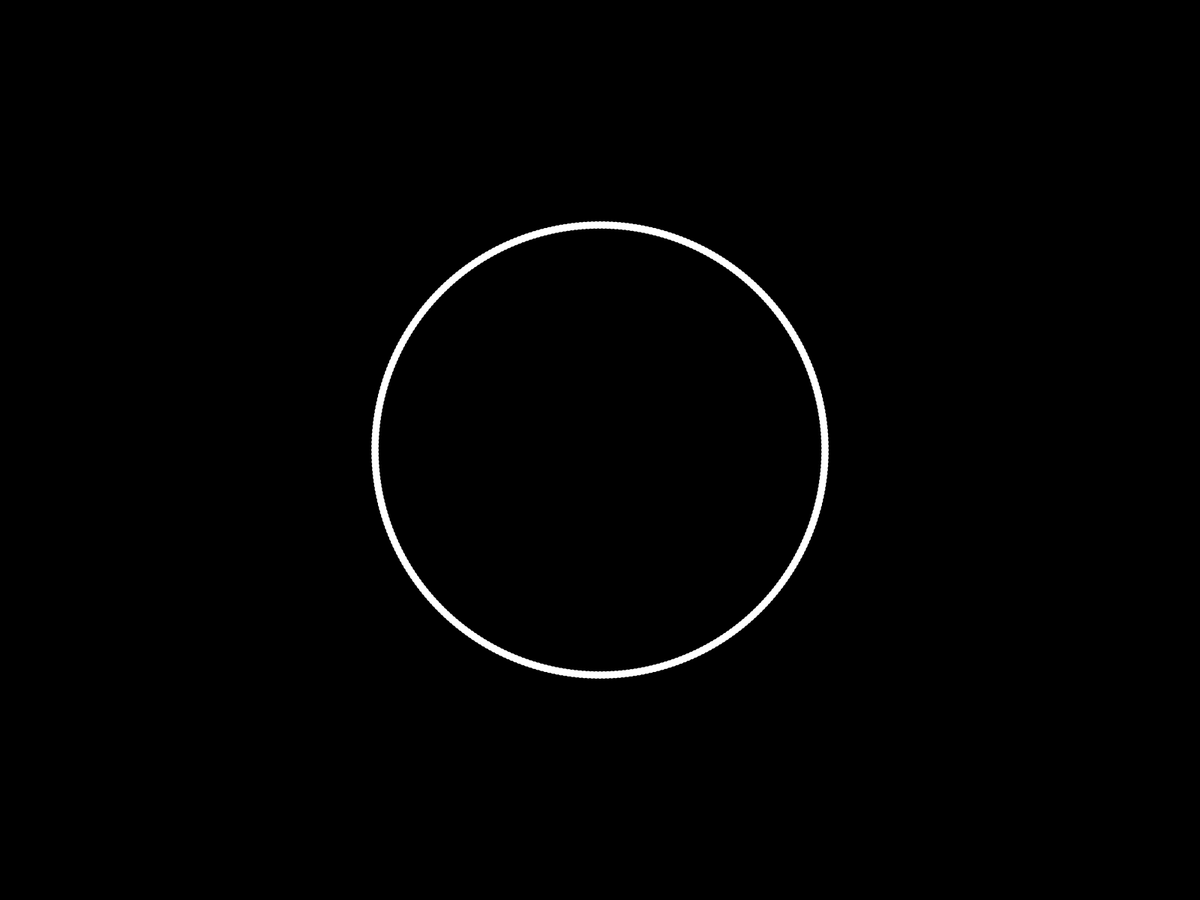
Frame 1 (no input)
Frame 60 (the mouse pressed at the canvas centre just before this capture): identical to frame 1, image omitted
Frame 120 (the mouse held since frame 60 and released just before this capture): identical to frame 1, image omitted

The Processing sketch that drew this single still picture (run headless with seeded random() and noise(); from frame 60 on, the mouse is pressed at the canvas centre):

// Processing sketch: demo1
// ── demo1.pde
float rad;
void setup() {
	fullScreen(2);
	rad=300;
}

void draw() {
	background(0);
	translate(width/2,height/2);
	for(int i=0;i<360;i++){
		fill(255);
		noStroke();
		float r=rad/(2*sin(PI/6));
		ellipse(cos(radians(i))*r,sin(radians(i))*r,10,10);
	}
}
